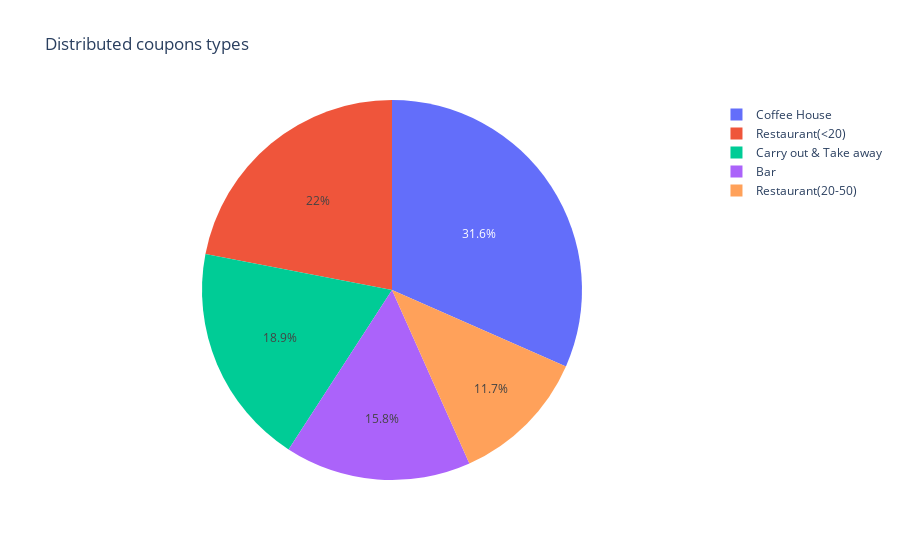

Here is the notebook cell this chart was saved with:
### Code cell
piePoupon = px.pie(
    data_frame=df.groupby(["coupon"]).size().sort_values(ascending=False).reset_index().rename(columns={0:"counts"}),
    values="counts",
    names="coupon",
    title="Distributed coupons types"
)
piePoupon.show()

### Figure 1 — Plotly figure (JSON) as saved in the notebook; plotly's stock layout.template omitted (floating-point values rounded to 4 significant figures)
{"data": [{"domain": {"x": [0, 1], "y": [0, 1]}, "hovertemplate": "coupon=%{label}<br>counts=%{value}<extra></extra>", "labels": ["Coffee House", "Restaurant(<20)", "Carry out & Take away", "Bar", "Restaurant(20-50)"], "legendgroup": "", "name": "", "showlegend": true, "type": "pie", "values": [3816, 2653, 2280, 1913, 1417]}], "layout": {"legend": {"tracegroupgap": 0}, "title": {"text": "Distributed coupons types"}}}
